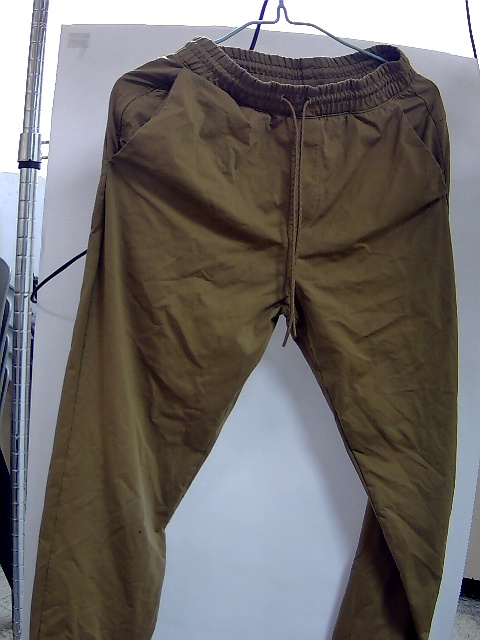
#> input picture Trainning/real_case_picture/1_Pants_BROWN.jpg, 480 x 640 px
$ jupyter execute --allow-errors color_test.ipynb
#> lines starting #> are read from the running program, lines starting #| are printed output that depends on the picture; after the words box and inside, x2 and y2 are one past the last pixel; in counts of white or black regions, pixels touching at a corner belong together
[cell 1]
import os
import sys

import cv2
import numpy as np

[cell 2]
# opencv計算機視覺庫函數處理
import collections

def getColorList():
    # 定義字典存放顏色分量上下限
    # 例如：{顏色: [min分量, max分量]}
    # {'red': [array([160,  43,  46]), array([179, 255, 255])]}
    dict = collections.defaultdict(list)

    # 黑色
    lower_black = np.array([0, 0, 0])
    upper_black = np.array([225, 255, 50])
    color_list = []
    color_list.append(lower_black)
    color_list.append(upper_black)
    dict['BLACK'] = color_list

    # #灰色
    lower_gray = np.array([120, 0, 0])
    upper_gray = np.array([150, 100, 100])
    color_list = []
    color_list.append(lower_gray)
    color_list.append(upper_gray)
    dict['GRAY'] = color_list

    # 白色
    lower_white = np.array([0, 0, 221])
    upper_white = np.array([180, 30, 255])
    color_list = []
    color_list.append(lower_white)
    color_list.append(upper_white)
    dict['WHITE'] = color_list

    # 紅色
    lower_red = np.array([156, 43, 46])
    upper_red = np.array([180, 255, 255])
    color_list = []
    color_list.append(lower_red)
    color_list.append(upper_red)
    dict['RED'] = color_list

    # [17 lines of commented-out code are left out]
    lower_yellow = np.array([26, 43, 46])
    upper_yellow = np.array([34, 255, 255])
    color_list = []
    color_list.append(lower_yellow)
    color_list.append(upper_yellow)
    dict['YELLOW'] = color_list

    # 綠色
    lower_green = np.array([20, 30, 20])
    upper_green = np.array([100, 80, 100])
    color_list = []
    color_list.append(lower_green)
    color_list.append(upper_green)
    dict['GREEN'] = color_list

    # 青色
    lower_cyan = np.array([78, 43, 46])
    upper_cyan = np.array([99, 255, 255])
    color_list = []
    color_list.append(lower_cyan)
    color_list.append(upper_cyan)
    dict['CYAN'] = color_list

    # 藍色
    lower_blue = np.array([110,50,50])
    upper_blue = np.array([120,255,255])
    color_list = []
    color_list.append(lower_blue)
    color_list.append(upper_blue)
    dict['BLUE'] = color_list

    # 紫色
    lower_purple = np.array([120, 200, 110])
    upper_purple = np.array([150, 225, 225])
    color_list = []
    color_list.append(lower_purple)
    color_list.append(upper_purple)
    dict['PURPLE'] = color_list

    # 咖啡色
    lower_brown = np.array([5, 20, 40])
    upper_brown = np.array([50, 180, 90])
    color_list = []
    color_list.append(lower_brown)
    color_list.append(upper_brown)
    dict['BROWN'] = color_list

    # X V X

    # 粉紅色
    lower_pink = np.array([130, 10, 40])
    upper_pink = np.array([155, 225, 100])
    color_list = []
    color_list.append(lower_pink)
    color_list.append(upper_purple)
    dict['PINK'] = color_list

    return dict

[cell 3]
# 處理圖片
def getColor(frame):
    hsv = cv2.cvtColor(frame, cv2.COLOR_BGR2HSV)
    maxsum = -100
    color = None
    color_dict = getColorList()
    for d in color_dict:
        mask = cv2.inRange(hsv, color_dict[d][0], color_dict[d][1])
        # tmp_path = 'C:\\Users\\azrxxxc\\Desktop\\Intelligence-Closet\\Trainning\\colorTmpFolder\\' + d + '.jpg'
        tmp_path = './colorTmpFolder/' + d + '.jpg'
        # print(tmp_path)
        cv2.imwrite(tmp_path,
                    mask)
        binary = cv2.threshold(mask, 127, 255, cv2.THRESH_BINARY)[1]
        binary = cv2.dilate(binary, None, iterations=2)
        cnts, hiera = cv2.findContours(binary.copy(), cv2.RETR_EXTERNAL,
                                        cv2.CHAIN_APPROX_SIMPLE)
        sum = 0
        for c in cnts:
            sum += cv2.contourArea(c)
        if sum > maxsum:
            maxsum = sum
            color = d

    return color

[cell 4]
save_path = "./real_case_picture/1_Pants_BROWN.jpg"
frame = cv2.imread(save_path)
#> frame is the input picture: shape (640, 480, 3); mean B, G, R 105.4, 107.2, 111.3
color = getColor(frame)
#> in getColor, `hsv = cv2.cvtColor(frame, cv2.COLOR_BGR2HSV)`: hsv: shape (640, 480, 3); mean H, S, V 59.2, 70.2, 120.2
#> the loop in getColor, `for d in color_dict:` made 11 passes
#> pass 1, in getColor, `binary = cv2.dilate(binary, None, iterations=2)`:
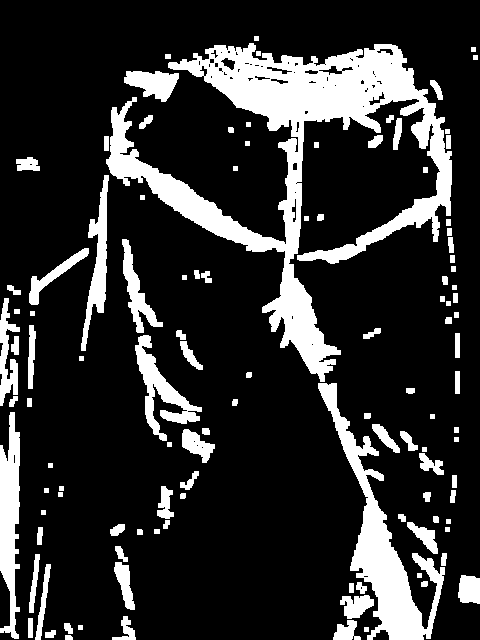
#> binary: shape (640, 480); 18.5% white; 114 white regions, largest, box (x1, y1, x2, y2) and area: (106, 43, 452, 382) 27411, (318, 383, 445, 640) 7709, (0, 412, 20, 639) 3051
#> after the loop in getColor, `for d in color_dict:`: mask: shape (640, 480); 1.6% white; 231 white regions (209 under 20 px), largest, box (x1, y1, x2, y2) and area: (215, 70, 340, 109) 1275, (290, 57, 380, 81) 810, (381, 47, 408, 86) 356
#> after the loop in getColor, `for d in color_dict:`: color = 'BROWN'; maxsum = 156721.5
#> color = 'BROWN'
print(save_path, color)
#| ./real_case_picture/1_Pants_BROWN.jpg BROWN

#----------------------
save_path = "./real_case_picture/2_T-Shirt_GREEN.jpg"
frame = cv2.imread(save_path)
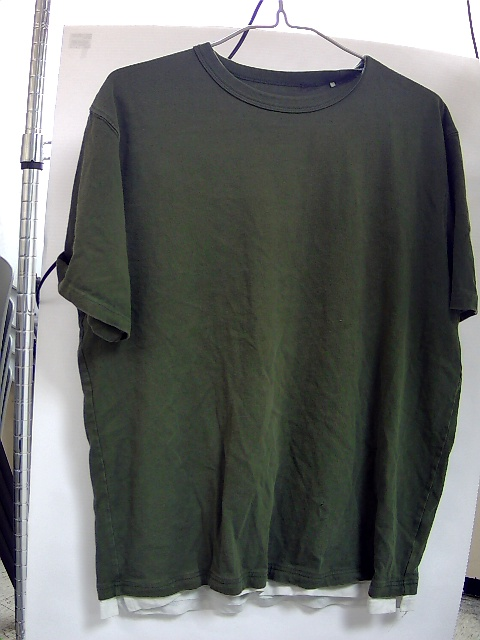
#> input picture Trainning/real_case_picture/2_T-Shirt_GREEN.jpg, 480 x 640 px
#> frame is the input picture: shape (640, 480, 3); mean B, G, R 107.7, 110.1, 107.1
color = getColor(frame)
#> in getColor (call 2), `hsv = cv2.cvtColor(frame, cv2.COLOR_BGR2HSV)`: hsv: shape (640, 480, 3); mean H, S, V 69.8, 31.3, 112.9
#> after the loop in getColor (call 2), `for d in color_dict:`: mask: shape (640, 480); 0.62% white in thin lines or dots
#> color = 'GREEN'
print(save_path, color)
#| ./real_case_picture/2_T-Shirt_GREEN.jpg GREEN
# # #----------------------
save_path = "./real_case_picture/3_T-Shirt_PINK.jpg"
frame = cv2.imread(save_path)
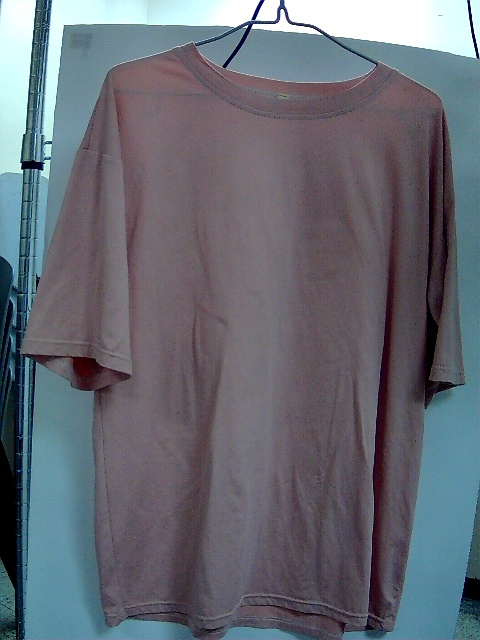
#> input picture Trainning/real_case_picture/3_T-Shirt_PINK.jpg, 480 x 640 px
#> frame is the input picture: shape (640, 480, 3); mean B, G, R 115.7, 106.7, 102.3
color = getColor(frame)
#> in getColor (call 3), `hsv = cv2.cvtColor(frame, cv2.COLOR_BGR2HSV)`: hsv: shape (640, 480, 3); mean H, S, V 130.4, 54.4, 118.7
#> after the loop in getColor (call 3), `for d in color_dict:`:
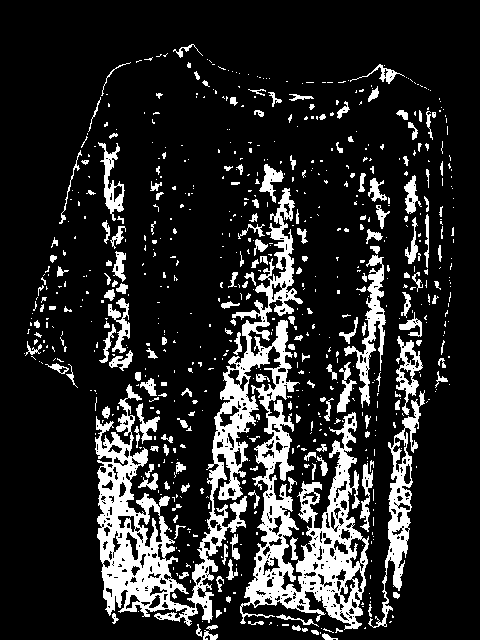
#> mask: shape (640, 480); 16% white; 703 white regions (517 under 20 px), largest, box (x1, y1, x2, y2) and area: (95, 188, 369, 630) 28504, (368, 390, 425, 628) 2710, (344, 255, 386, 408) 1685
#> after the loop in getColor (call 3), `for d in color_dict:`: color = 'PINK'; maxsum = 108141.5
#> color = 'PINK'
print(save_path, color)
#| ./real_case_picture/3_T-Shirt_PINK.jpg PINK
# # #----------------------
save_path = "./real_case_picture/4_Shirt_BLUE.jpg"
frame = cv2.imread(save_path)
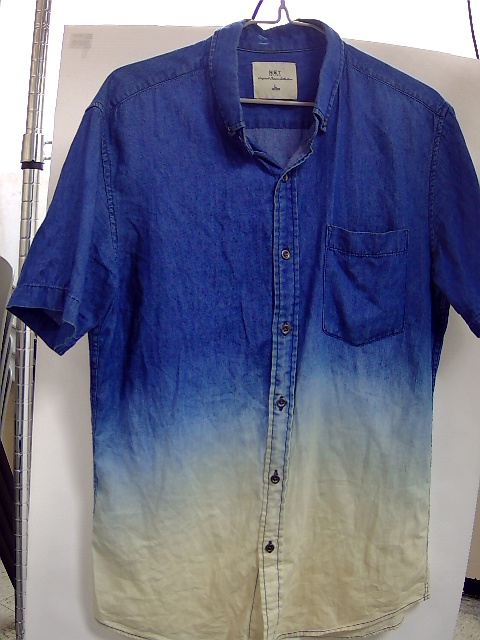
#> input picture Trainning/real_case_picture/4_Shirt_BLUE.jpg, 480 x 640 px
#> frame is the input picture: shape (640, 480, 3); mean B, G, R 136.7, 110.9, 106.8
color = getColor(frame)
#> in getColor (call 4), `hsv = cv2.cvtColor(frame, cv2.COLOR_BGR2HSV)`: hsv: shape (640, 480, 3); mean H, S, V 76.7, 99.4, 143.9
#> after the loop in getColor (call 4), `for d in color_dict:`: mask: shape (640, 480); 0.87% white in thin lines or dots
#> color = 'BLUE'
print(save_path, color)
#| ./real_case_picture/4_Shirt_BLUE.jpg BLUE
# # #----------------------
save_path = "./real_case_picture/5_Pants_BLACK.jpg"
frame = cv2.imread(save_path)
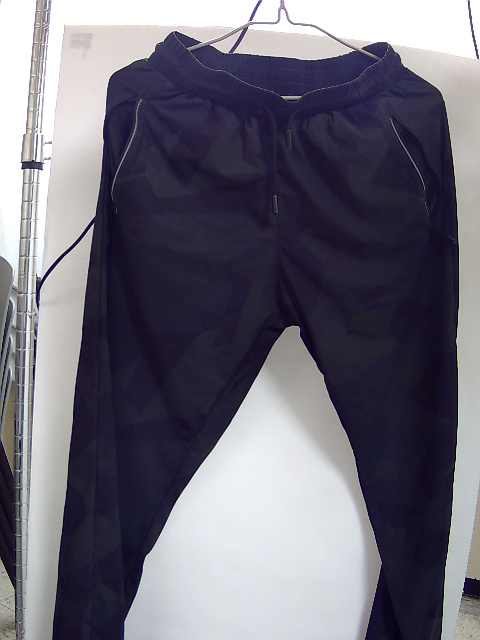
#> input picture Trainning/real_case_picture/5_Pants_BLACK.jpg, 480 x 640 px
#> frame is the input picture: shape (640, 480, 3); mean B, G, R 120.1, 107.6, 109.9
color = getColor(frame)
#> in getColor (call 5), `hsv = cv2.cvtColor(frame, cv2.COLOR_BGR2HSV)`: hsv: shape (640, 480, 3); mean H, S, V 98, 68.3, 121.5
#> the loop in getColor (call 5), `for d in color_dict:` made 11 passes
#> cnts on pass 4: 2 contours, all with area under 20
#> after the loop in getColor (call 5), `for d in color_dict:`:
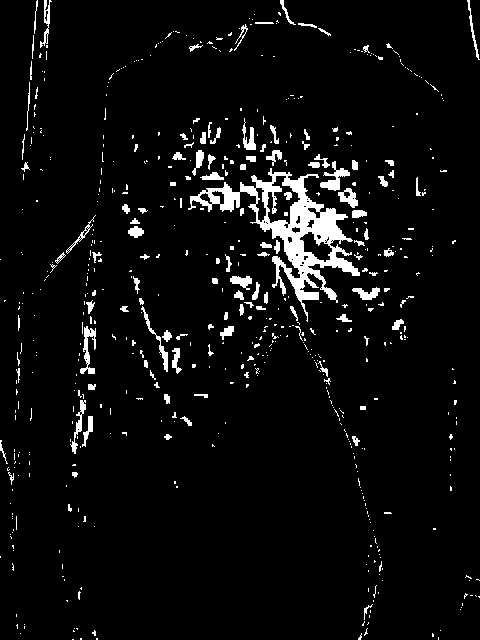
#> mask: shape (640, 480); 5.1% white; 614 white regions (496 under 20 px), largest, box (x1, y1, x2, y2) and area: (188, 168, 360, 322) 6049, (320, 161, 350, 191) 339, (80, 326, 96, 374) 319
#> after the loop in getColor (call 5), `for d in color_dict:`: color = 'BLACK'; maxsum = 135376.5
#> color = 'BLACK'
print(save_path,color)
#| ./real_case_picture/5_Pants_BLACK.jpg BLACK
# #----------------------
save_path = "./real_case_picture/6_PANTS_BLACK.jpg"
frame = cv2.imread(save_path)
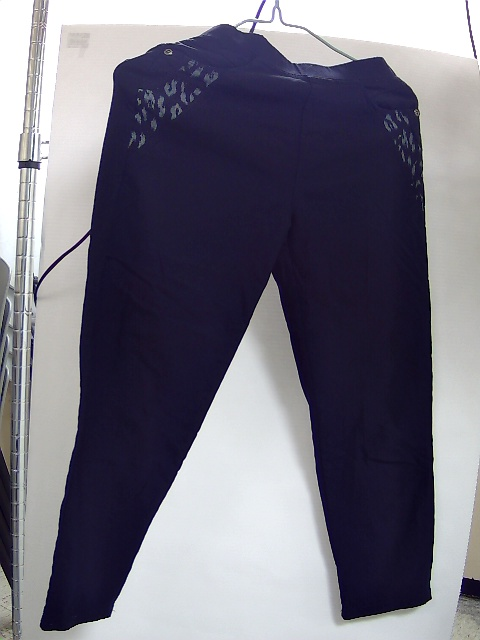
#> input picture Trainning/real_case_picture/6_PANTS_BLACK.jpg, 480 x 640 px
#> frame is the input picture: shape (640, 480, 3); mean B, G, R 126, 113, 115
color = getColor(frame)
#> in getColor (call 6), `hsv = cv2.cvtColor(frame, cv2.COLOR_BGR2HSV)`: hsv: shape (640, 480, 3); mean H, S, V 93.8, 74.3, 127.5
#> the loop in getColor (call 6), `for d in color_dict:` made 11 passes
#> cnts on pass 4: [[[466, 576], [466, 580], [470, 580], [470, 576]]]
#> pass 1, in getColor (call 6), `binary = cv2.dilate(binary, None, iterations=2)`:
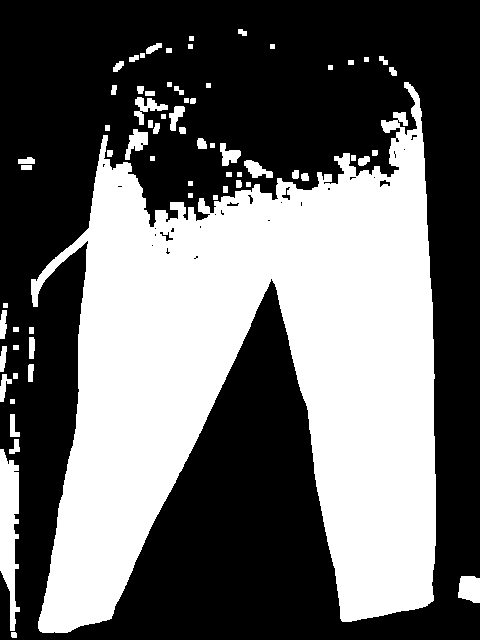
#> binary: shape (640, 480); 41.2% white; 68 white regions, largest, box (x1, y1, x2, y2) and area: (31, 82, 436, 633) 119210, (0, 449, 20, 631) 2394, (458, 576, 480, 603) 507
#> after the loop in getColor (call 6), `for d in color_dict:`:
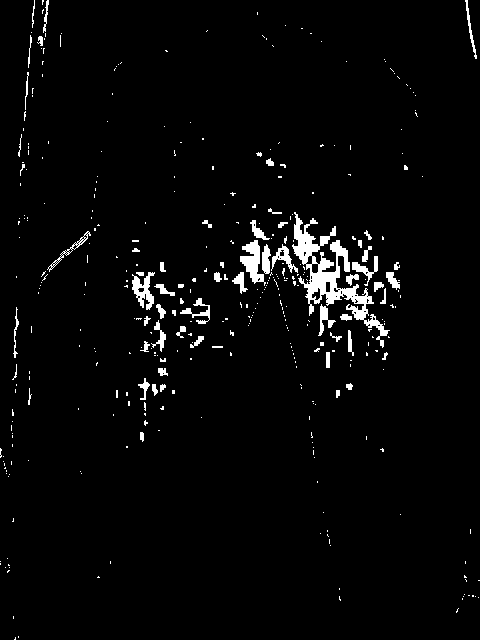
#> mask: shape (640, 480); 3% white; 381 white regions (320 under 20 px), largest, box (x1, y1, x2, y2) and area: (292, 212, 390, 348) 2938, (240, 240, 266, 286) 560, (132, 272, 155, 310) 427
#> after the loop in getColor (call 6), `for d in color_dict:`: maxsum = 124128.5
print(save_path,color)
#| ./real_case_picture/6_PANTS_BLACK.jpg BLACK
# # ----------------------
save_path = "./real_case_picture/7_Pants_GRAY.jpg"
frame = cv2.imread(save_path)
#> (the rest of this cell did not finish here and is left out)
